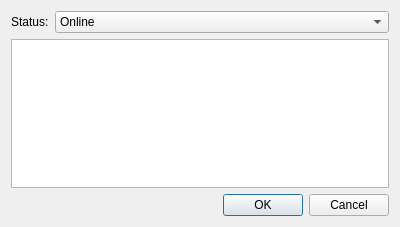
<?xml version="1.0" encoding="UTF-8"?>
<ui version="4.0">
 <class>SetStatusDialog</class>
 <widget class="QDialog" name="SetStatusDialog">
  <property name="geometry">
   <rect>
    <x>0</x>
    <y>0</y>
    <width>400</width>
    <height>227</height>
   </rect>
  </property>
  <property name="windowTitle">
   <string>Set status</string>
  </property>
  <layout class="QVBoxLayout" name="verticalLayout">
   <item>
    <layout class="QHBoxLayout" name="horizontalLayout">
     <item>
      <widget class="QLabel" name="label">
       <property name="text">
        <string>Status:</string>
       </property>
      </widget>
     </item>
     <item>
      <widget class="QComboBox" name="StatusBox_">
       <property name="sizePolicy">
        <sizepolicy hsizetype="Expanding" vsizetype="Fixed">
         <horstretch>0</horstretch>
         <verstretch>0</verstretch>
        </sizepolicy>
       </property>
       <item>
        <property name="text">
         <string>Online</string>
        </property>
       </item>
       <item>
        <property name="text">
         <string>Free to chat</string>
        </property>
       </item>
       <item>
        <property name="text">
         <string>Away</string>
        </property>
       </item>
       <item>
        <property name="text">
         <string>DND</string>
        </property>
       </item>
       <item>
        <property name="text">
         <string>Not available</string>
        </property>
       </item>
       <item>
        <property name="text">
         <string>Offline</string>
        </property>
       </item>
      </widget>
     </item>
    </layout>
   </item>
   <item>
    <widget class="QTextEdit" name="StatusText_"/>
   </item>
   <item>
    <widget class="QDialogButtonBox" name="buttonBox">
     <property name="orientation">
      <enum>Qt::Horizontal</enum>
     </property>
     <property name="standardButtons">
      <set>QDialogButtonBox::Cancel|QDialogButtonBox::Ok</set>
     </property>
    </widget>
   </item>
  </layout>
 </widget>
 <resources/>
 <connections>
  <connection>
   <sender>buttonBox</sender>
   <signal>accepted()</signal>
   <receiver>SetStatusDialog</receiver>
   <slot>accept()</slot>
   <hints>
    <hint type="sourcelabel">
     <x>248</x>
     <y>254</y>
    </hint>
    <hint type="destinationlabel">
     <x>157</x>
     <y>274</y>
    </hint>
   </hints>
  </connection>
  <connection>
   <sender>buttonBox</sender>
   <signal>rejected()</signal>
   <receiver>SetStatusDialog</receiver>
   <slot>reject()</slot>
   <hints>
    <hint type="sourcelabel">
     <x>316</x>
     <y>260</y>
    </hint>
    <hint type="destinationlabel">
     <x>286</x>
     <y>274</y>
    </hint>
   </hints>
  </connection>
 </connections>
</ui>
